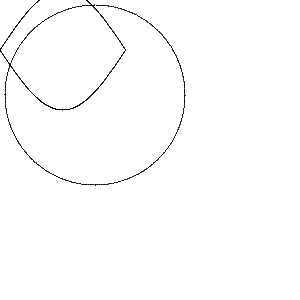
Frame 1 (no input)
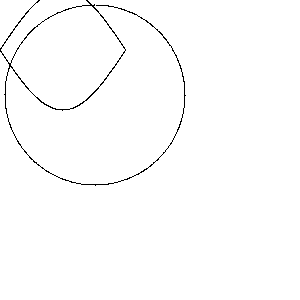
Frame 60 (the mouse pressed at the canvas centre just before this capture)
Frame 120 (the mouse held since frame 60 and released just before this capture): identical to frame 60, image omitted

The Processing sketch that drew these frames (run headless with seeded random() and noise(); from frame 60 on, the mouse is pressed at the canvas centre):

// Processing sketch: Kreiszeichnen
// ── Kreiszeichnen.pde
void setup()
{
  size(300, 300);
  background(255,255,255);
}

void draw()
{
  circleFromSinus(5,5,100,100);
  circle(5,5,100,100);
}

void circleFromSinus(int xStart, int yStart, int xEnd, int yEnd)
{
  int xMiddlepoint = xEnd - xStart;
  int yMiddlepoint = yEnd - yStart;
  
  for(float i = 0; i < TWO_PI; i += PI/512)
  {
    if(i < PI)
    {
      point(i*40, 50+sin(i)*60.0);
    }
    else
    {
      point((i-PI)*40, 50+sin(i)*60.0);
    }
  }
}

void circle(int xStart, int yStart, int xEnd, int yEnd)
{
  int xMiddlepoint = xEnd - xStart;
  int yMiddlepoint = yEnd - yStart;
  
  /*
  point(xMiddlepoint, yStart);
  point(xMiddlepoint, yEnd);
  point(xStart, yMiddlepoint);
  point(xEnd, yMiddlepoint);
  */
  
  translate(xMiddlepoint, yMiddlepoint);
  
  for(float i = 0; i < TWO_PI; i += PI/512)
  {
    point(0, yMiddlepoint - yStart);
    //point(0, yEnd - yMiddlepoint);
    //point(xMiddlepoint - xStart, 0);
    //point(xEnd - xMiddlepoint, 0);
    rotate(i);
  }
}
